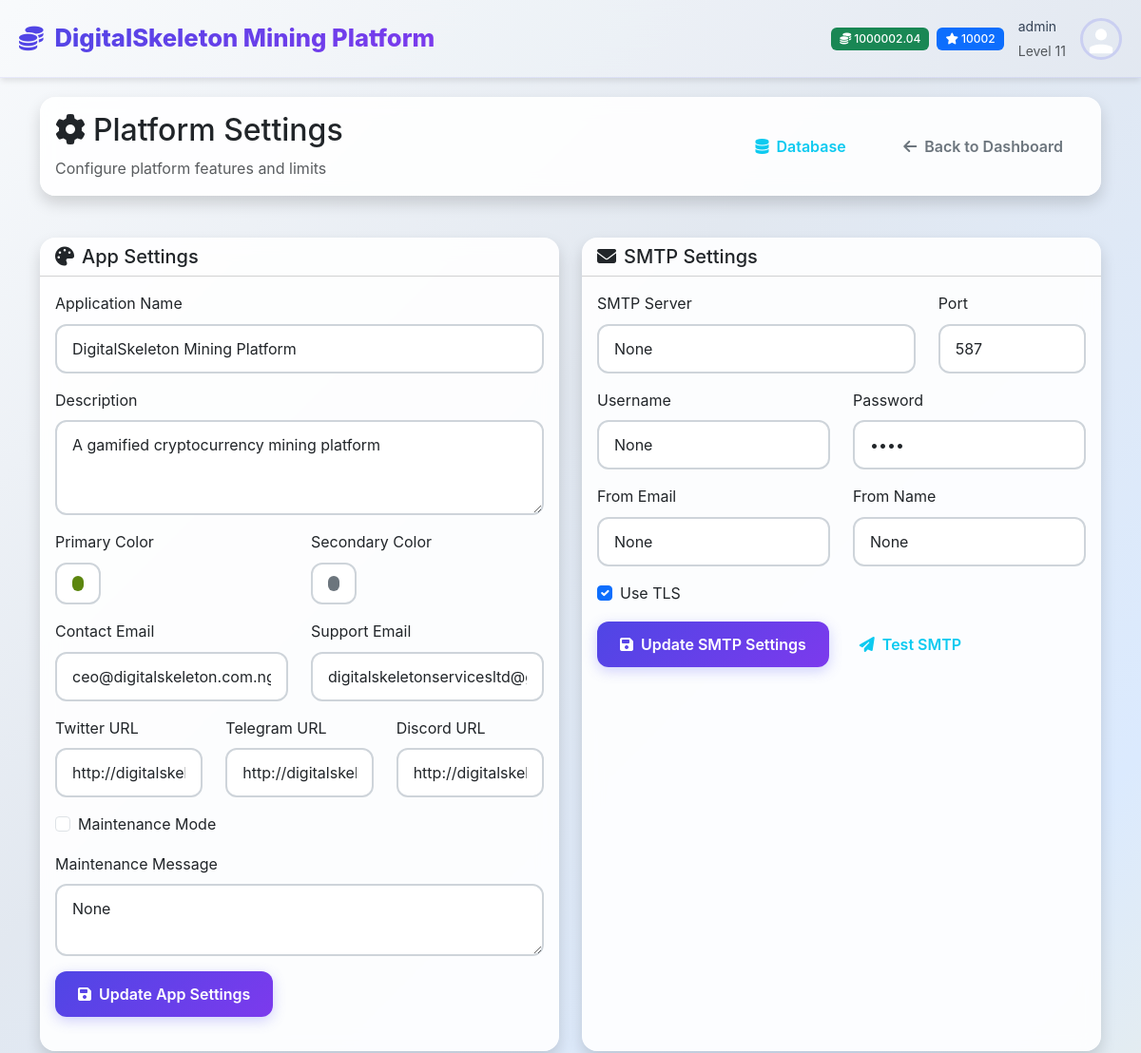
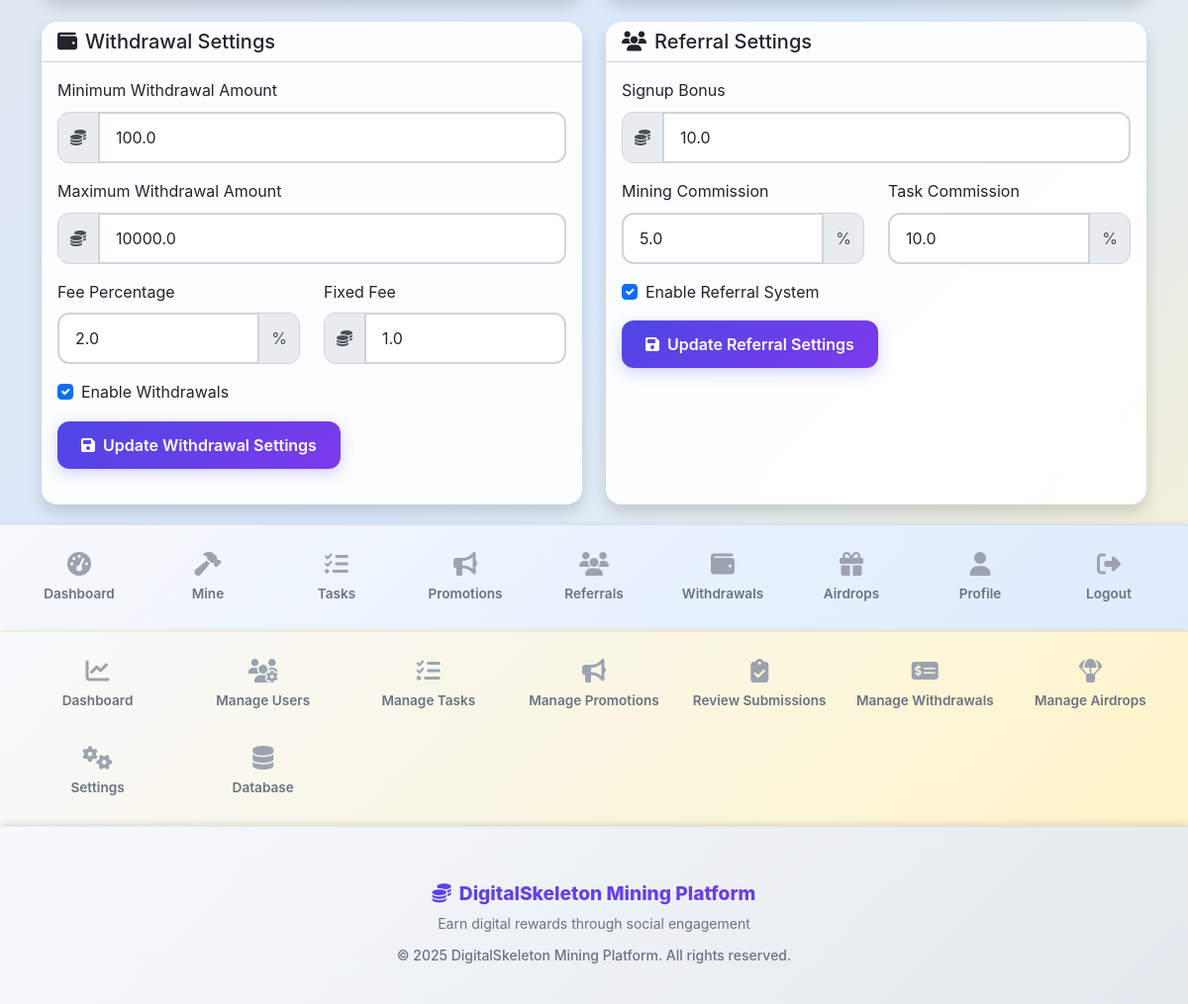
The page /admin/settings (signed in) on the database as committed earlier (2 pictures, top to bottom).
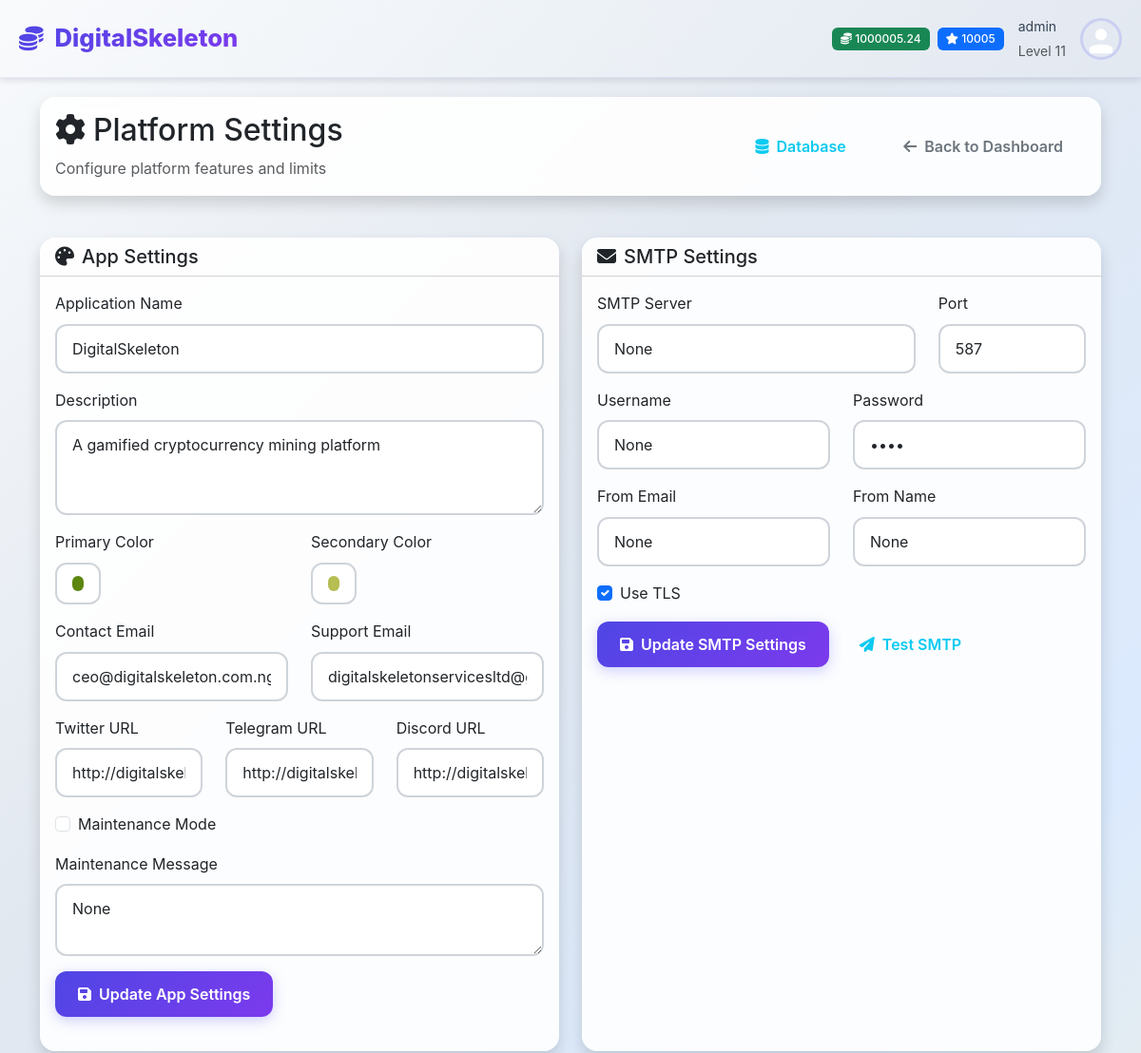
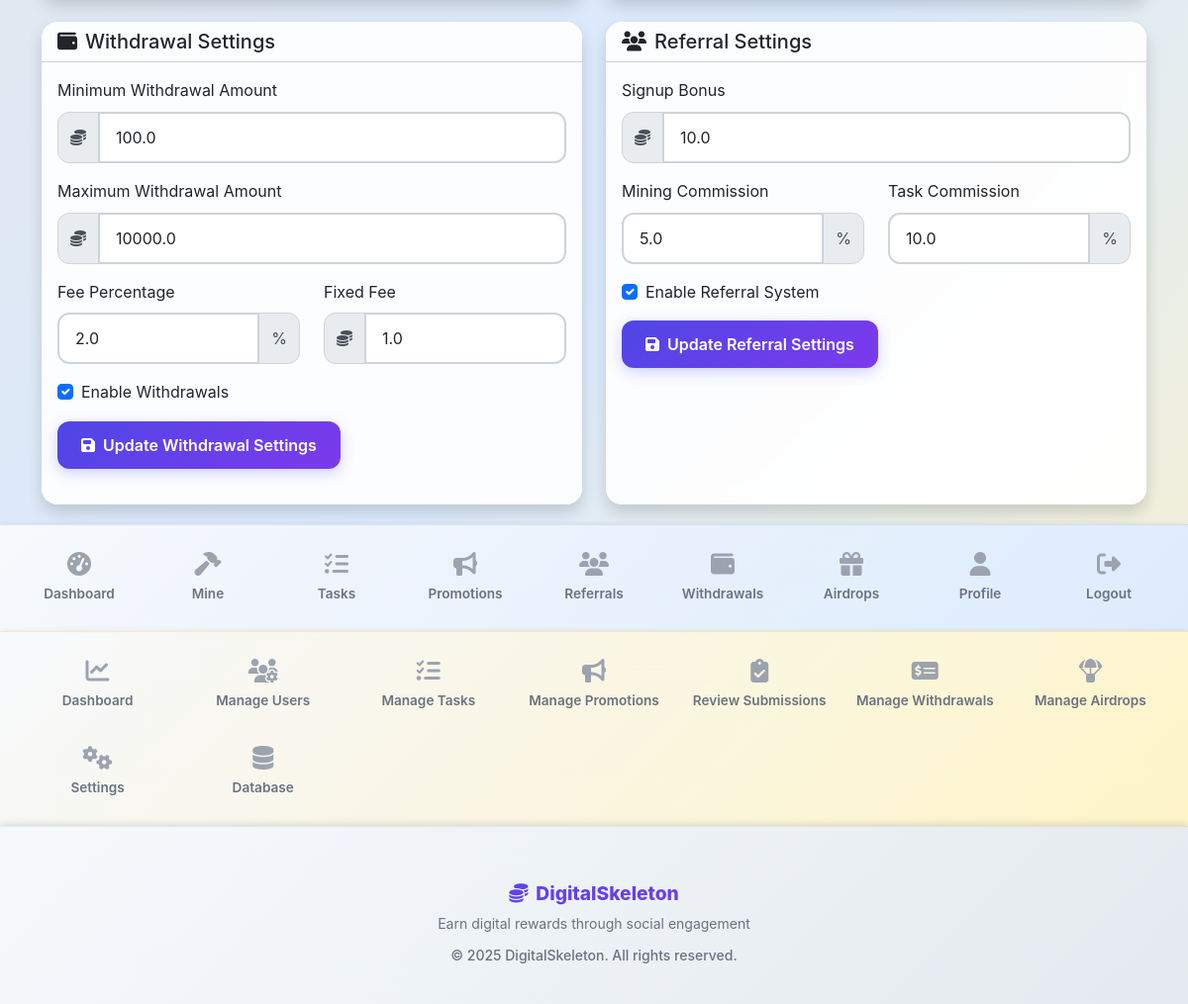
The same page on the database as committed later (2 pictures, top to bottom).
### models/settings.py (models this page shows, shortened)
class AppSettings(db.Model):
    id = db.Column(db.Integer, primary_key=True)
    app_name = db.Column(db.String(100), default='DigitalSkeletonCoin (DSC) Mining Platform')
    app_description = db.Column(db.Text, default='A gamified cryptocurrency mining platform')
    app_logo = db.Column(db.String(200))  # URL or path to logo
    primary_color = db.Column(db.String(7), default='#0d6efd')  # Bootstrap primary
    secondary_color = db.Column(db.String(7), default='#6c757d')  # Bootstrap secondary
    success_color = db.Column(db.String(7), default='#198754')  # Bootstrap success
    warning_color = db.Column(db.String(7), default='#ffc107')  # Bootstrap warning
    danger_color = db.Column(db.String(7), default='#dc3545')  # Bootstrap danger
    smtp_server = db.Column(db.String(100))
    smtp_port = db.Column(db.Integer, default=587)
    smtp_username = db.Column(db.String(100))
    smtp_password = db.Column(db.String(200))
    smtp_use_tls = db.Column(db.Boolean, default=True)
    smtp_from_email = db.Column(db.String(100))
    smtp_from_name = db.Column(db.String(100))
    contact_email = db.Column(db.String(100))
    support_email = db.Column(db.String(100))
    twitter_url = db.Column(db.String(200))
    telegram_url = db.Column(db.String(200))
    discord_url = db.Column(db.String(200))
    maintenance_mode = db.Column(db.Boolean, default=False)
    maintenance_message = db.Column(db.Text)
    max_upload_size = db.Column(db.Integer, default=5)  # MB
    session_timeout = db.Column(db.Integer, default=30)  # days
    updated_by = db.Column(db.Integer, db.ForeignKey('user.id'))
    updated_at = db.Column(db.DateTime, default=datetime.utcnow, onupdate=datetime.utcnow)
    @classmethod
    def get_settings(cls):
        settings = cls.query.first()
        if not settings:
            settings = cls()
            db.session.add(settings)
            db.session.commit()
        return settings

### models/user.py (models this page shows, shortened)
class User(UserMixin, db.Model):
    id = db.Column(db.Integer, primary_key=True)
    username = db.Column(db.String(64), unique=True, nullable=False)
    email = db.Column(db.String(120), unique=True, nullable=False)
    password_hash = db.Column(db.String(256))
    first_name = db.Column(db.String(64))
    last_name = db.Column(db.String(64))
    balance = db.Column(db.Float, default=0.0)
    xp = db.Column(db.Integer, default=0)
    level = db.Column(db.Integer, default=1)
    mining_power = db.Column(db.Float, default=1.0)
    is_active = db.Column(db.Boolean, default=True)
    is_admin = db.Column(db.Boolean, default=False)
    email_verified = db.Column(db.Boolean, default=True)  # Auto-verified, no verification needed
    created_at = db.Column(db.DateTime, default=datetime.utcnow)
    last_login = db.Column(db.DateTime)
    last_mining = db.Column(db.DateTime)
    daily_mission_date = db.Column(db.Date)
    daily_missions_completed = db.Column(db.Integer, default=0)
    referral_code = db.Column(db.String(16), unique=True)
    referred_by = db.Column(db.Integer, db.ForeignKey('user.id'))
    wallet_address = db.Column(db.String(200))
    wallet_type = db.Column(db.String(50))  # 'paypal', 'bank', 'crypto'
    profile_image = db.Column(db.String(255))  # path to profile image
    mining_sessions = db.relationship('MiningSession', backref='user', lazy='dynamic')
    task_completions = db.relationship('TaskCompletion', foreign_keys='TaskCompletion.user_id', backref='user', lazy='dynamic')
    task_reviews = db.relationship('TaskCompletion', foreign_keys='TaskCompletion.reviewed_by', backref='task_reviewer', lazy='dynamic')
    withdrawals = db.relationship('Withdrawal', foreign_keys='Withdrawal.user_id', backref='user', lazy='dynamic')
    withdrawal_reviews = db.relationship('Withdrawal', foreign_keys='Withdrawal.reviewed_by', backref='withdrawal_reviewer', lazy='dynamic')
    airdrop_participations = db.relationship('AirdropParticipation', backref='user', lazy='dynamic')
    def get_profile_image_url(self):
        if self.profile_image:
            if self.profile_image.startswith('default-avatar-'):
                return f"/static/images/{self.profile_image}"
            else:
                return f"/static/uploads/profiles/{self.profile_image}"
        return "/static/images/default-avatar.svg"
    @property
    def profile_image_url(self):
        return self.get_profile_image_url()

### core/admin.py (the view)
@admin_bp.route('/settings')
@login_required
@admin_required
def settings():
    withdrawal_settings = WithdrawalSettings.get_settings()
    referral_settings = ReferralSettings.get_settings()
    app_settings = AppSettings.get_settings()
    return render_template('admin/settings.html',
                         withdrawal_settings=withdrawal_settings,
                         referral_settings=referral_settings,
                         app_settings=app_settings)

### app.py (called while the page is built, shortened)
@login_manager.user_loader
def load_user(user_id):
    from models.user import User
    return User.query.get(int(user_id))

@app.before_request
def check_maintenance_mode():
    from flask import current_app
    from models.settings import AppSettings
    if request.endpoint and request.endpoint.startswith('static'):
        return
    if request.endpoint in ['auth.login', 'auth.logout']:
        return
    if request.endpoint and request.endpoint.startswith('admin.') and current_user.is_authenticated and current_user.is_admin:
        return

@app.context_processor
def inject_app_settings():
    from models.settings import AppSettings
    return dict(app_settings=AppSettings.get_settings())

### core/admin.py (called while the page is built)
def admin_required(f):
    @wraps(f)
    def decorated_function(*args, **kwargs):
        if not current_user.is_authenticated or not current_user.is_admin:
            flash('Access denied. Admin privileges required.', 'error')
            return redirect(url_for('index'))
        return f(*args, **kwargs)
    return decorated_function

### templates/admin/settings.html (shortened to what the changed rows need)
{% extends "base.html" %}
{% block content %}
<div class="container">
    <div class="row mb-4">
        <div class="col-12">
            <div class="card border-0 shadow">
                <div class="card-body">
                    <div class="d-flex justify-content-between align-items-center">
                        <div>
                            <h2><i class="fas fa-cog me-2"></i>Platform Settings</h2>
                        </div>
                    </div>
                </div>
            </div>
        </div>
    </div>
    <div class="row g-4">
        <div class="col-lg-6">
            <div class="card border-0 shadow h-100">
                <div class="card-body">
                    <form method="POST" action="{{ url_for('admin.update_app_settings') }}">
                        <div class="mb-3">
                            <label for="app_name" class="form-label">Application Name</label>
                            <input type="text" class="form-control" id="app_name" name="app_name"
                                   value="{{ app_settings.app_name }}" required>
                        </div>
                        <div class="mb-3">
                            <label for="app_description" class="form-label">Description</label>
                            <textarea class="form-control" id="app_description" name="app_description" rows="3">{{ app_settings.app_description }}</textarea>
                        </div>
                        <div class="row">
                            <div class="col-md-6 mb-3">
                                <label for="primary_color" class="form-label">Primary Color</label>
                                <input type="color" class="form-control form-control-color" id="primary_color"
                                       name="primary_color" value="{{ app_settings.primary_color }}">
                            </div>
                            <div class="col-md-6 mb-3">
                                <label for="secondary_color" class="form-label">Secondary Color</label>
                                <input type="color" class="form-control form-control-color" id="secondary_color"
                                       name="secondary_color" value="{{ app_settings.secondary_color }}">
                            </div>
                        </div>
                        <div class="row">
                            <div class="col-md-6 mb-3">
                                <label for="contact_email" class="form-label">Contact Email</label>
                                <input type="email" class="form-control" id="contact_email" name="contact_email"
                                       value="{{ app_settings.contact_email }}">
                            </div>
                            <div class="col-md-6 mb-3">
                                <label for="support_email" class="form-label">Support Email</label>
                                <input type="email" class="form-control" id="support_email" name="support_email"
                                       value="{{ app_settings.support_email }}">
                            </div>
                        </div>
                        <div class="row">
                            <div class="col-md-4 mb-3">
                                <label for="twitter_url" class="form-label">Twitter URL</label>
                                <input type="url" class="form-control" id="twitter_url" name="twitter_url"
                                       value="{{ app_settings.twitter_url }}">
                            </div>
                            <div class="col-md-4 mb-3">
                                <label for="telegram_url" class="form-label">Telegram URL</label>
                                <input type="url" class="form-control" id="telegram_url" name="telegram_url"
                                       value="{{ app_settings.telegram_url }}">
                            </div>
                            <div class="col-md-4 mb-3">
                                <label for="discord_url" class="form-label">Discord URL</label>
                                <input type="url" class="form-control" id="discord_url" name="discord_url"
                                       value="{{ app_settings.discord_url }}">
                            </div>
                        </div>
                        <div class="form-check mb-3">
                            <input class="form-check-input" type="checkbox" id="maintenance_mode" name="maintenance_mode"
                                   {% if app_settings.maintenance_mode %}checked{% endif %}>
                            <label class="form-check-label" for="maintenance_mode">
                                Maintenance Mode
                            </label>
                        </div>
                        <div class="mb-3">
                            <label for="maintenance_message" class="form-label">Maintenance Message</label>
                            <textarea class="form-control" id="maintenance_message" name="maintenance_message" rows="2">{{ app_settings.maintenance_message }}</textarea>
                        </div>
                    </form>
                </div>
            </div>
        </div>
        <div class="col-lg-6">
            <div class="card border-0 shadow h-100">
                <div class="card-body">
                    <form method="POST" action="{{ url_for('admin.update_smtp_settings') }}">
                        <div class="row">
                            <div class="col-md-8 mb-3">
                                <label for="smtp_server" class="form-label">SMTP Server</label>
                                <input type="text" class="form-control" id="smtp_server" name="smtp_server"
                                       value="{{ app_settings.smtp_server }}">
                            </div>
                            <div class="col-md-4 mb-3">
                                <label for="smtp_port" class="form-label">Port</label>
                                <input type="number" class="form-control" id="smtp_port" name="smtp_port"
                                       value="{{ app_settings.smtp_port }}">
                            </div>
                        </div>
                        <div class="row">
                            <div class="col-md-6 mb-3">
                                <label for="smtp_username" class="form-label">Username</label>
                                <input type="text" class="form-control" id="smtp_username" name="smtp_username"
                                       value="{{ app_settings.smtp_username }}">
                            </div>
                            <div class="col-md-6 mb-3">
                                <label for="smtp_password" class="form-label">Password</label>
                                <input type="password" class="form-control" id="smtp_password" name="smtp_password"
                                       value="{{ app_settings.smtp_password }}">
                            </div>
                        </div>
                        <div class="row">
                            <div class="col-md-6 mb-3">
                                <label for="smtp_from_email" class="form-label">From Email</label>
                                <input type="email" class="form-control" id="smtp_from_email" name="smtp_from_email"
                                       value="{{ app_settings.smtp_from_email }}">
                            </div>
                            <div class="col-md-6 mb-3">
                                <label for="smtp_from_name" class="form-label">From Name</label>
                                <input type="text" class="form-control" id="smtp_from_name" name="smtp_from_name"
                                       value="{{ app_settings.smtp_from_name }}">
                            </div>
                        </div>
                        <div class="form-check mb-3">
                            <input class="form-check-input" type="checkbox" id="smtp_use_tls" name="smtp_use_tls"
                                   {% if app_settings.smtp_use_tls %}checked{% endif %}>
                            <label class="form-check-label" for="smtp_use_tls">
                                Use TLS
                            </label>
                        </div>
                    </form>
                </div>
            </div>
        </div>
    </div>
</div>
{% endblock %}

### templates/base.html (shortened to what the changed rows need)
<!DOCTYPE html>
<html lang="en" data-bs-theme="light">
<head>
    <link href="https://cdn.jsdelivr.net/npm/bootstrap@5.3.0/dist/css/bootstrap.min.css" rel="stylesheet">
    <link rel="stylesheet" href="https://cdnjs.cloudflare.com/ajax/libs/font-awesome/6.4.0/css/all.min.css">
    <link rel="stylesheet" href="{{ url_for('static', filename='css/style.css') }}">
</head>
<body>
    <header class="app-header">
        <a href="{{ url_for('index') }}" class="brand">
            <i class="fas fa-coins"></i>
            {{ app_settings.app_name }}
        </a>
        {% if current_user.is_authenticated %}
        <div class="user-info">
            <div class="d-flex align-items-center gap-2">
                <span class="badge bg-success">
                    <i class="fas fa-coins"></i> {{ "%.2f"|format(current_user.balance) }}
                </span>
                <span class="badge bg-primary">
                    <i class="fas fa-star"></i> {{ current_user.xp }}
                </span>
            </div>
            <div class="username d-none d-md-block">
                <small>{{ current_user.username }}</small><br>
                <small class="text-muted">Level {{ current_user.level }}</small>
            </div>
            <img src="{{ current_user.profile_image_url }}"
                 alt="Profile" class="user-avatar">
        </div>
        {% endif %}
    </header>
    <main class="main-content">
        <div class="container-fluid">
            {% block content %}{% endblock %}
        </div>
    </main>
    <footer class="app-footer">
        <div class="container text-center py-3">
            <h6 class="text-primary mb-2">
                <i class="fas fa-coins me-2"></i>{{ app_settings.app_name }}
            </h6>
            <p class="text-muted small mb-2">
                Earn digital rewards through social engagement
            </p>
            <small class="text-muted">
                &copy; 2025 {{ app_settings.app_name }}. All rights reserved.
            </small>
        </div>
    </footer>
</body>
</html>

Rows that differ between the two databases and show on the page:
changed AppSettings "A gamified cryptocurrency mining platform": app_name "DigitalSkeleton Mining Platform" → "DigitalSkeleton"; secondary_color "#6c757d" → "#b6bd51"
changed User "admin": balance "1000002.04" → "1000005.24"; xp "10002" → "10005"
